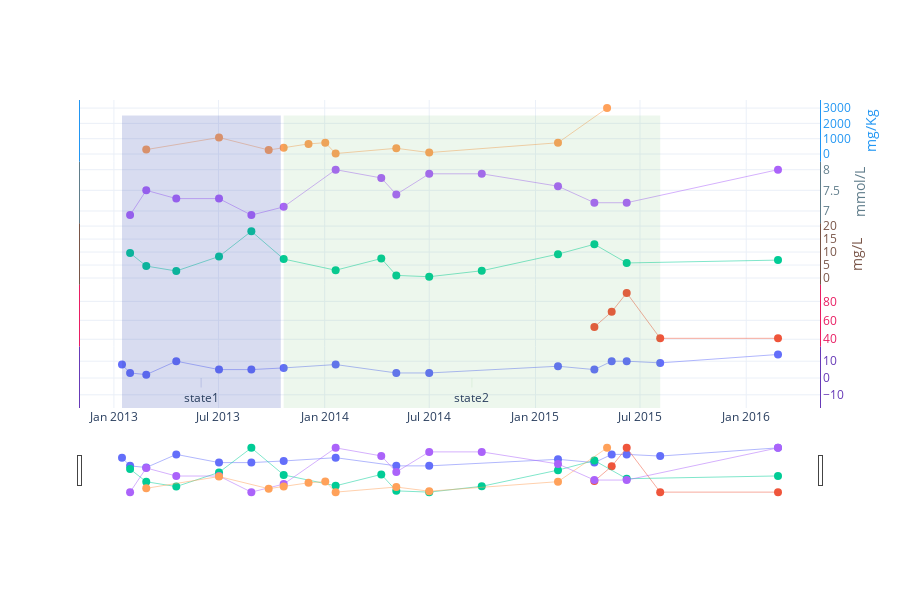

This figure's notebook cell:
### Code cell
import plotly.graph_objects as go

# Create figure
fig = go.Figure()

# Add traces
fig.add_trace(go.Scatter(
    x=["2013-01-15", "2013-01-29", "2013-02-26", "2013-04-19", "2013-07-02",
       "2013-08-27",
       "2013-10-22", "2014-01-20", "2014-05-05", "2014-07-01", "2015-02-09",
       "2015-04-13",
       "2015-05-13", "2015-06-08", "2015-08-05", "2016-02-25"],
    y=["8", "3", "2", "10", "5", "5", "6", "8", "3", "3", "7", "5", "10", "10", "9",
       "14"],
    name="var0",
    text=["8", "3", "2", "10", "5", "5", "6", "8", "3", "3", "7", "5", "10", "10", "9",
          "14"],
    yaxis="y",
))

fig.add_trace(go.Scatter(
    x=["2015-04-13", "2015-05-13", "2015-06-08", "2015-08-05", "2016-02-25"],
    y=["53.0", "69.0", "89.0", "41.0", "41.0"],
    name="var1",
    text=["53.0", "69.0", "89.0", "41.0", "41.0"],
    yaxis="y2",
))

fig.add_trace(go.Scatter(
    x=["2013-01-29", "2013-02-26", "2013-04-19", "2013-07-02", "2013-08-27",
       "2013-10-22",
       "2014-01-20", "2014-04-09", "2014-05-05", "2014-07-01", "2014-09-30",
       "2015-02-09",
       "2015-04-13", "2015-06-08", "2016-02-25"],
    y=["9.6", "4.6", "2.7", "8.3", "18", "7.3", "3", "7.5", "1.0", "0.5", "2.8", "9.2",
       "13", "5.8", "6.9"],
    name="var2",
    text=["9.6", "4.6", "2.7", "8.3", "18", "7.3", "3", "7.5", "1.0", "0.5", "2.8",
          "9.2",
          "13", "5.8", "6.9"],
    yaxis="y3",
))

fig.add_trace(go.Scatter(
    x=["2013-01-29", "2013-02-26", "2013-04-19", "2013-07-02", "2013-08-27",
       "2013-10-22",
       "2014-01-20", "2014-04-09", "2014-05-05", "2014-07-01", "2014-09-30",
       "2015-02-09",
       "2015-04-13", "2015-06-08", "2016-02-25"],
    y=["6.9", "7.5", "7.3", "7.3", "6.9", "7.1", "8", "7.8", "7.4", "7.9", "7.9", "7.6",
       "7.2", "7.2", "8.0"],
    name="var3",
    text=["6.9", "7.5", "7.3", "7.3", "6.9", "7.1", "8", "7.8", "7.4", "7.9", "7.9",
          "7.6",
          "7.2", "7.2", "8.0"],
    yaxis="y4",
))

fig.add_trace(go.Scatter(
    x=["2013-02-26", "2013-07-02", "2013-09-26", "2013-10-22", "2013-12-04",
       "2014-01-02",
       "2014-01-20", "2014-05-05", "2014-07-01", "2015-02-09", "2015-05-05"],
    y=["290", "1078", "263", "407", "660", "740", "33", "374", "95", "734", "3000"],
    name="var4",
    text=["290", "1078", "263", "407", "660", "740", "33", "374", "95", "734", "3000"],
    yaxis="y5",
))

# style all the traces
fig.update_traces(
    hoverinfo="name+x+text",
    line={"width": 0.5},
    marker={"size": 8},
    mode="lines+markers",
    showlegend=False
)

# Add annotations
fig.update_layout(
    annotations=[
        dict(
            x="2013-06-01",
            y=0,
            arrowcolor="rgba(63, 81, 181, 0.2)",
            arrowsize=0.3,
            ax=0,
            ay=30,
            text="state1",
            xref="x",
            yanchor="bottom",
            yref="y"
        ),
        dict(
            x="2014-09-13",
            y=0,
            arrowcolor="rgba(76, 175, 80, 0.1)",
            arrowsize=0.3,
            ax=0,
            ay=30,
            text="state2",
            xref="x",
            yanchor="bottom",
            yref="y"
        )
    ],
)

# Add shapes
fig.update_layout(
    shapes=[
        dict(
            fillcolor="rgba(63, 81, 181, 0.2)",
            line={"width": 0},
            type="rect",
            x0="2013-01-15",
            x1="2013-10-17",
            xref="x",
            y0=0,
            y1=0.95,
            yref="paper"
        ),
        dict(
            fillcolor="rgba(76, 175, 80, 0.1)",
            line={"width": 0},
            type="rect",
            x0="2013-10-22",
            x1="2015-08-05",
            xref="x",
            y0=0,
            y1=0.95,
            yref="paper"
        )
    ]
)

# Update axes
fig.update_layout(
    xaxis=dict(
        autorange=True,
        range=["2012-10-31 18:36:37.3129", "2016-05-10 05:23:22.6871"],
        rangeslider=dict(
            autorange=True,
            range=["2012-10-31 18:36:37.3129", "2016-05-10 05:23:22.6871"]
        ),
        type="date"
    ),
    yaxis=dict(
        anchor="x",
        autorange=True,
        domain=[0, 0.2],
        linecolor="#673ab7",
        mirror=True,
        range=[-60.0858369099, 28.4406294707],
        showline=True,
        side="right",
        tickfont={"color": "#673ab7"},
        tickmode="auto",
        ticks="",
        title=dict(
            font=dict(
                color="#673ab7"
            )
        ),
        type="linear",
        zeroline=False
    ),
    yaxis2=dict(
        anchor="x",
        autorange=True,
        domain=[0.2, 0.4],
        linecolor="#E91E63",
        mirror=True,
        range=[29.3787777032, 100.621222297],
        showline=True,
        side="right",
        tickfont={"color": "#E91E63"},
        tickmode="auto",
        ticks="",
        title=dict(
            font=dict(
                color="#E91E63"
            )
        ),
        type="linear",
        zeroline=False
    ),
    yaxis3=dict(
        anchor="x",
        autorange=True,
        domain=[0.4, 0.6],
        linecolor="#795548",
        mirror=True,
        range=[-3.73690396239, 22.2369039624],
        showline=True,
        side="right",
        tickfont={"color": "#795548"},
        tickmode="auto",
        ticks="",
        title=dict(
            text="mg/L",
            font=dict(
                color="#795548"
            )
        ),
        type="linear",
        zeroline=False
    ),
    yaxis4=dict(
        anchor="x",
        autorange=True,
        domain=[0.6, 0.8],
        linecolor="#607d8b",
        mirror=True,
        range=[6.63368032236, 8.26631967764],
        showline=True,
        side="right",
        tickfont={"color": "#607d8b"},
        tickmode="auto",
        ticks="",
        title=dict(
            text="mmol/L",
            font=dict(
                color="#607d8b"
            )
        ),
        type="linear",
        zeroline=False
    ),
    yaxis5=dict(
        anchor="x",
        autorange=True,
        domain=[0.8, 1],
        linecolor="#2196F3",
        mirror=True,
        range=[-685.336803224, 3718.33680322],
        showline=True,
        side="right",
        tickfont={"color": "#2196F3"},
        tickmode="auto",
        ticks="",
        title=dict(
            text="mg/Kg",
            font=dict(
                color="#2196F3"
            )
        ),
        type="linear",
        zeroline=False
    )
)

# Update layout
fig.update_layout(
    dragmode="zoom",
    hovermode="x",
    legend=dict(traceorder="reversed"),
    height=600,
    template="plotly_white",
    margin=dict(
        t=100,
        b=100
    ),
)

fig.show()

### Figure 1 — Plotly figure (JSON) as saved in the notebook; plotly's stock layout.template omitted (floating-point values rounded to 4 significant figures)
{"data": [{"hoverinfo": "name+x+text", "line": {"width": 0.5}, "marker": {"size": 8}, "mode": "lines+markers", "name": "var0", "showlegend": false, "text": ["8", "3", "2", "10", "5", "5", "6", "8", "3", "3", "7", "5", "10", "10", "9", "14"], "type": "scatter", "x": ["2013-01-15", "2013-01-29", "2013-02-26", "2013-04-19", "2013-07-02", "2013-08-27", "2013-10-22", "2014-01-20", "2014-05-05", "2014-07-01", "2015-02-09", "2015-04-13", "2015-05-13", "2015-06-08", "2015-08-05", "2016-02-25"], "y": ["8", "3", "2", "10", "5", "5", "6", "8", "3", "3", "7", "5", "10", "10", "9", "14"], "yaxis": "y"}, {"hoverinfo": "name+x+text", "line": {"width": 0.5}, "marker": {"size": 8}, "mode": "lines+markers", "name": "var1", "showlegend": false, "text": ["53.0", "69.0", "89.0", "41.0", "41.0"], "type": "scatter", "x": ["2015-04-13", "2015-05-13", "2015-06-08", "2015-08-05", "2016-02-25"], "y": ["53.0", "69.0", "89.0", "41.0", "41.0"], "yaxis": "y2"}, {"hoverinfo": "name+x+text", "line": {"width": 0.5}, "marker": {"size": 8}, "mode": "lines+markers", "name": "var2", "showlegend": false, "text": ["9.6", "4.6", "2.7", "8.3", "18", "7.3", "3", "7.5", "1.0", "0.5", "2.8", "9.2", "13", "5.8", "6.9"], "type": "scatter", "x": ["2013-01-29", "2013-02-26", "2013-04-19", "2013-07-02", "2013-08-27", "2013-10-22", "2014-01-20", "2014-04-09", "2014-05-05", "2014-07-01", "2014-09-30", "2015-02-09", "2015-04-13", "2015-06-08", "2016-02-25"], "y": ["9.6", "4.6", "2.7", "8.3", "18", "7.3", "3", "7.5", "1.0", "0.5", "2.8", "9.2", "13", "5.8", "6.9"], "yaxis": "y3"}, {"hoverinfo": "name+x+text", "line": {"width": 0.5}, "marker": {"size": 8}, "mode": "lines+markers", "name": "var3", "showlegend": false, "text": ["6.9", "7.5", "7.3", "7.3", "6.9", "7.1", "8", "7.8", "7.4", "7.9", "7.9", "7.6", "7.2", "7.2", "8.0"], "type": "scatter", "x": ["2013-01-29", "2013-02-26", "2013-04-19", "2013-07-02", "2013-08-27", "2013-10-22", "2014-01-20", "2014-04-09", "2014-05-05", "2014-07-01", "2014-09-30", "2015-02-09", "2015-04-13", "2015-06-08", "2016-02-25"], "y": ["6.9", "7.5", "7.3", "7.3", "6.9", "7.1", "8", "7.8", "7.4", "7.9", "7.9", "7.6", "7.2", "7.2", "8.0"], "yaxis": "y4"}, {"hoverinfo": "name+x+text", "line": {"width": 0.5}, "marker": {"size": 8}, "mode": "lines+markers", "name": "var4", "showlegend": false, "text": ["290", "1078", "263", "407", "660", "740", "33", "374", "95", "734", "3000"], "type": "scatter", "x": ["2013-02-26", "2013-07-02", "2013-09-26", "2013-10-22", "2013-12-04", "2014-01-02", "2014-01-20", "2014-05-05", "2014-07-01", "2015-02-09", "2015-05-05"], "y": ["290", "1078", "263", "407", "660", "740", "33", "374", "95", "734", "3000"], "yaxis": "y5"}], "layout": {"annotations": [{"arrowcolor": "rgba(63, 81, 181, 0.2)", "arrowsize": 0.3, "ax": 0, "ay": 30, "text": "state1", "x": "2013-06-01", "xref": "x", "y": 0, "yanchor": "bottom", "yref": "y"}, {"arrowcolor": "rgba(76, 175, 80, 0.1)", "arrowsize": 0.3, "ax": 0, "ay": 30, "text": "state2", "x": "2014-09-13", "xref": "x", "y": 0, "yanchor": "bottom", "yref": "y"}], "dragmode": "zoom", "height": 600, "hovermode": "x", "legend": {"traceorder": "reversed"}, "margin": {"b": 100, "t": 100}, "shapes": [{"fillcolor": "rgba(63, 81, 181, 0.2)", "line": {"width": 0}, "type": "rect", "x0": "2013-01-15", "x1": "2013-10-17", "xref": "x", "y0": 0, "y1": 0.95, "yref": "paper"}, {"fillcolor": "rgba(76, 175, 80, 0.1)", "line": {"width": 0}, "type": "rect", "x0": "2013-10-22", "x1": "2015-08-05", "xref": "x", "y0": 0, "y1": 0.95, "yref": "paper"}], "xaxis": {"autorange": true, "range": ["2012-10-31 18:36:37.3129", "2016-05-10 05:23:22.6871"], "rangeslider": {"autorange": true, "range": ["2012-10-31 18:36:37.3129", "2016-05-10 05:23:22.6871"]}, "type": "date"}, "yaxis": {"anchor": "x", "autorange": true, "domain": [0, 0.2], "linecolor": "#673ab7", "mirror": true, "range": [-60.09, 28.44], "showline": true, "side": "right", "tickfont": {"color": "#673ab7"}, "tickmode": "auto", "ticks": "", "title": {"font": {"color": "#673ab7"}}, "type": "linear", "zeroline": false}, "yaxis2": {"anchor": "x", "autorange": true, "domain": [0.2, 0.4], "linecolor": "#E91E63", "mirror": true, "range": [29.38, 100.6], "showline": true, "side": "right", "tickfont": {"color": "#E91E63"}, "tickmode": "auto", "ticks": "", "title": {"font": {"color": "#E91E63"}}, "type": "linear", "zeroline": false}, "yaxis3": {"anchor": "x", "autorange": true, "domain": [0.4, 0.6], "linecolor": "#795548", "mirror": true, "range": [-3.737, 22.24], "showline": true, "side": "right", "tickfont": {"color": "#795548"}, "tickmode": "auto", "ticks": "", "title": {"font": {"color": "#795548"}, "text": "mg/L"}, "type": "linear", "zeroline": false}, "yaxis4": {"anchor": "x", "autorange": true, "domain": [0.6, 0.8], "linecolor": "#607d8b", "mirror": true, "range": [6.634, 8.266], "showline": true, "side": "right", "tickfont": {"color": "#607d8b"}, "tickmode": "auto", "ticks": "", "title": {"font": {"color": "#607d8b"}, "text": "mmol/L"}, "type": "linear", "zeroline": false}, "yaxis5": {"anchor": "x", "autorange": true, "domain": [0.8, 1], "linecolor": "#2196F3", "mirror": true, "range": [-685.3, 3718.0], "showline": true, "side": "right", "tickfont": {"color": "#2196F3"}, "tickmode": "auto", "ticks": "", "title": {"font": {"color": "#2196F3"}, "text": "mg/Kg"}, "type": "linear", "zeroline": false}}}
